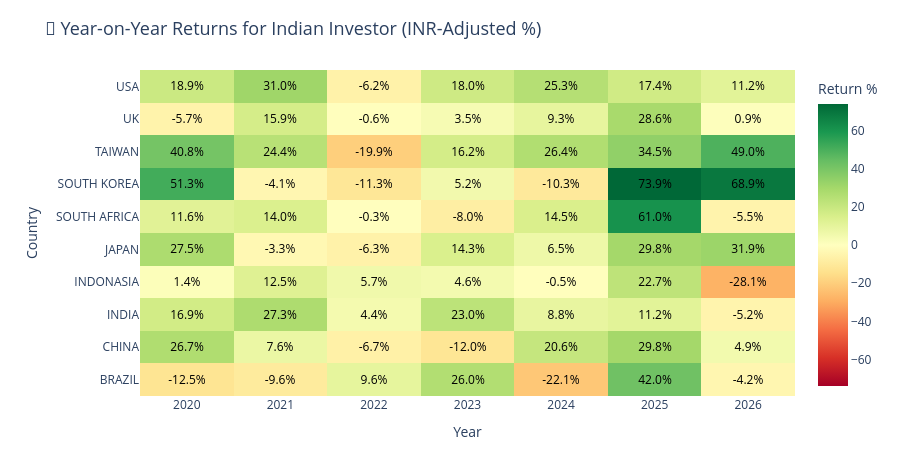

The notebook cell this image was saved under:
### Code cell
# ---- Heatmap: Year-on-Year Returns ----
fig = go.Figure(data=go.Heatmap(
    z=yearly_pivot.values,
    x=[str(c) for c in yearly_pivot.columns],
    y=yearly_pivot.index.tolist(),
    colorscale='RdYlGn',
    zmid=0,
    text=[[f'{v:.1f}%' for v in row] for row in yearly_pivot.values],
    texttemplate='%{text}',
    textfont={'size': 12, 'color': 'black'},
    showscale=True,
    colorbar=dict(title='Return %')
))
fig.update_layout(
    title=dict(text='📅 Year-on-Year Returns for Indian Investor (INR-Adjusted %)', font=dict(size=18)),
    xaxis_title='Year',
    yaxis_title='Country',
    height=450,
    margin=dict(l=140, r=40, t=70, b=50)
)
fig.show()

### Figure 1 — Plotly figure (JSON) as saved in the notebook; plotly's stock layout.template omitted (floating-point values rounded to 4 significant figures)
{"data": [{"colorbar": {"title": {"text": "Return %"}}, "colorscale": [[0, "rgb(165,0,38)"], [0.1, "rgb(215,48,39)"], [0.2, "rgb(244,109,67)"], [0.3, "rgb(253,174,97)"], [0.4, "rgb(254,224,139)"], [0.5, "rgb(255,255,191)"], [0.6, "rgb(217,239,139)"], [0.7, "rgb(166,217,106)"], [0.8, "rgb(102,189,99)"], [0.9, "rgb(26,152,80)"], [1, "rgb(0,104,55)"]], "showscale": true, "text": [["-12.5%", "-9.6%", "9.6%", "26.0%", "-22.1%", "42.0%", "-4.2%"], ["26.7%", "7.6%", "-6.7%", "-12.0%", "20.6%", "29.8%", "4.9%"], ["16.9%", "27.3%", "4.4%", "23.0%", "8.8%", "11.2%", "-5.2%"], ["1.4%", "12.5%", "5.7%", "4.6%", "-0.5%", "22.7%", "-28.1%"], ["27.5%", "-3.3%", "-6.3%", "14.3%", "6.5%", "29.8%", "31.9%"], ["11.6%", "14.0%", "-0.3%", "-8.0%", "14.5%", "61.0%", "-5.5%"], ["51.3%", "-4.1%", "-11.3%", "5.2%", "-10.3%", "73.9%", "68.9%"], ["40.8%", "24.4%", "-19.9%", "16.2%", "26.4%", "34.5%", "49.0%"], ["-5.7%", "15.9%", "-0.6%", "3.5%", "9.3%", "28.6%", "0.9%"], ["18.9%", "31.0%", "-6.2%", "18.0%", "25.3%", "17.4%", "11.2%"]], "textfont": {"color": "black", "size": 12}, "texttemplate": "%{text}", "type": "heatmap", "x": ["2020", "2021", "2022", "2023", "2024", "2025", "2026"], "y": ["BRAZIL", "CHINA", "INDIA", "INDONASIA", "JAPAN", "SOUTH AFRICA", "SOUTH KOREA", "TAIWAN", "UK", "USA"], "z": [[-12.5, -9.56, 9.58, 26.04, -22.13, 41.97, -4.18], [26.67, 7.6, -6.69, -12.0, 20.6, 29.84, 4.91], [16.88, 27.28, 4.41, 23.04, 8.83, 11.15, -5.16], [1.35, 12.51, 5.68, 4.57, -0.51, 22.74, -28.1], [27.47, -3.33, -6.32, 14.31, 6.53, 29.84, 31.89], [11.62, 13.98, -0.27, -7.95, 14.46, 60.97, -5.54], [51.26, -4.08, -11.32, 5.16, -10.33, 73.89, 68.89], [40.79, 24.39, -19.92, 16.23, 26.42, 34.47, 48.97], [-5.73, 15.88, -0.64, 3.53, 9.28, 28.58, 0.94], [18.88, 31.01, -6.25, 18.04, 25.29, 17.41, 11.19]], "zmid": 0}], "layout": {"height": 450, "margin": {"b": 50, "l": 140, "r": 40, "t": 70}, "title": {"font": {"size": 18}, "text": "📅 Year-on-Year Returns for Indian Investor (INR-Adjusted %)"}, "xaxis": {"title": {"text": "Year"}}, "yaxis": {"title": {"text": "Country"}}}}
